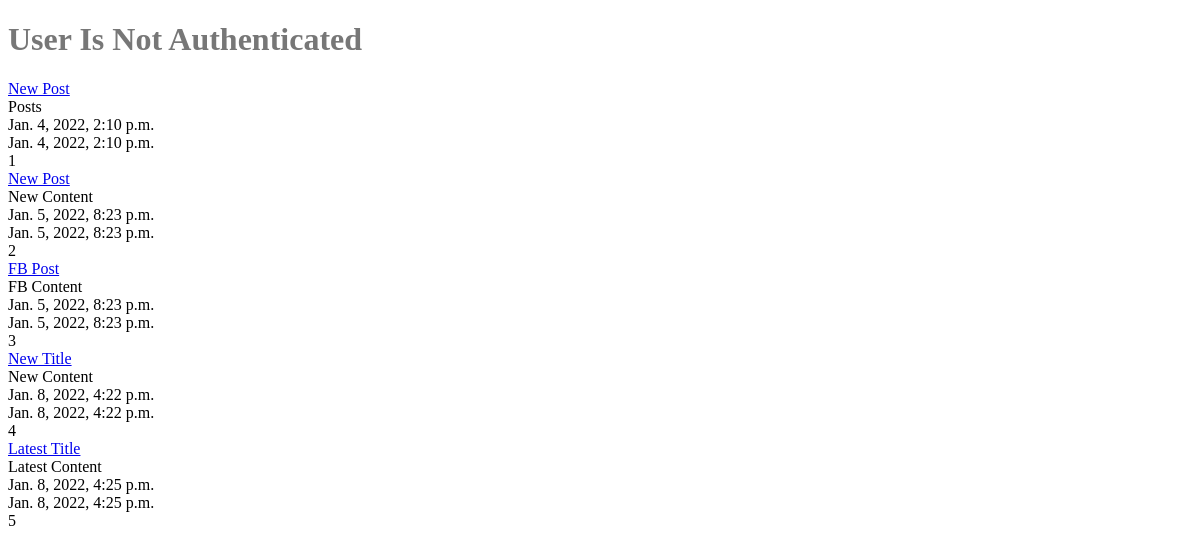
The app's page /posts/, older data.
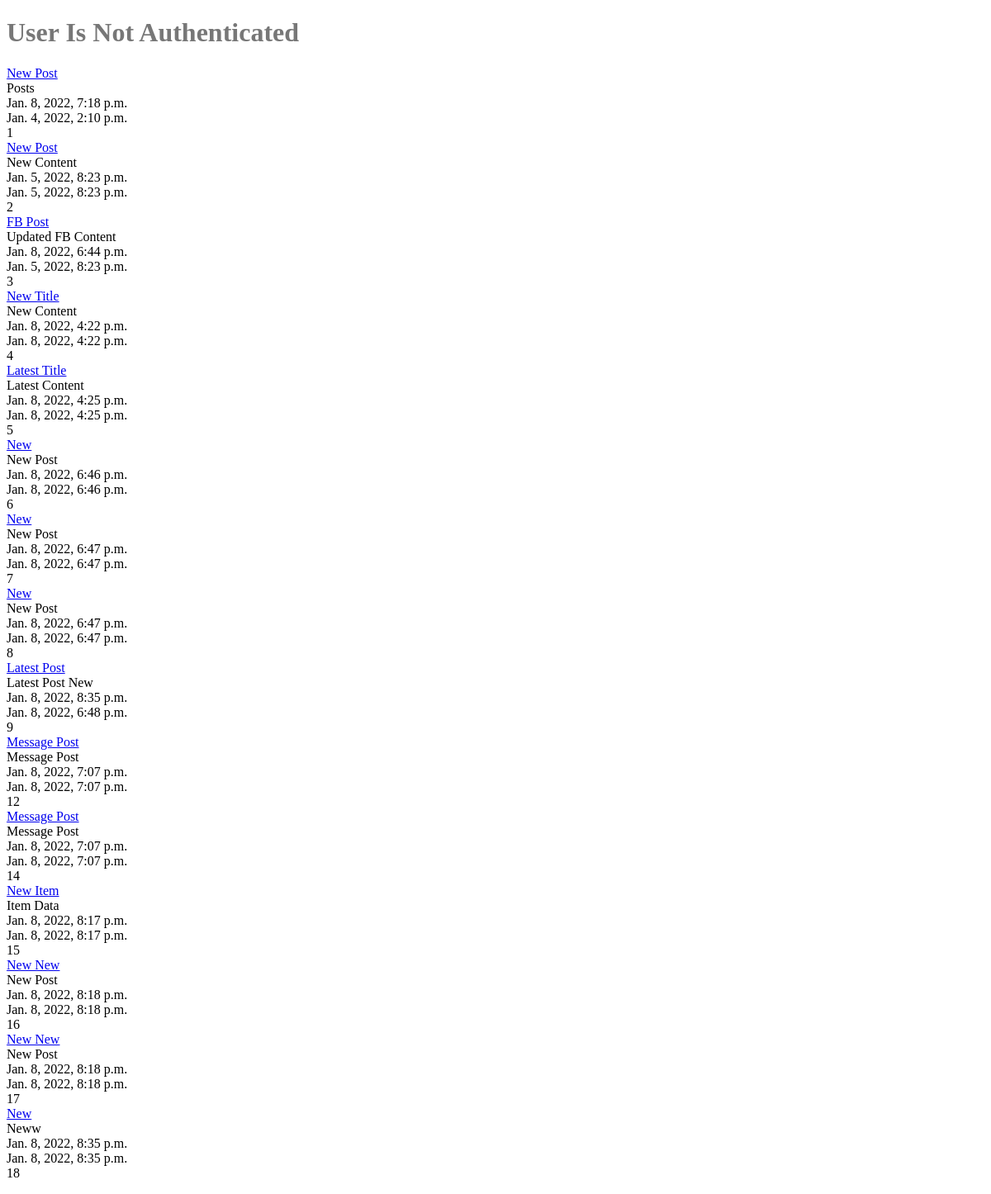
The same page, newer data.
### posts/models.py (models this page shows, shortened)
class Post(models.Model):
    title = models.CharField(max_length=100)
    content = models.TextField()
    updated = models.DateTimeField(auto_now=True,auto_now_add=False)
    timestamp = models.DateTimeField(auto_now=False,auto_now_add=True)

### posts/views.py (the view)
# urls.py: path(r'', views.post_list,name="list"),
def post_list(request):
    querySet = Post.objects.all()
    if request.user.is_authenticated:
        context = {
            "title" : "User Is Authenticated",
            "objects_list" : querySet
        }
    else:
        context = {
            "title" : "User Is Not Authenticated",
            "objects_list" : querySet
        }
    return render(request,"posts/post_list.html",context)

### posts/templates/posts/post_list.html
{% extends "posts/base.html" %}
{% block content %}
<h1>{{title}}</h1>
<p>{% for obj in objects_list %}
    <a href = "{% url 'posts:detail' id=obj.id %}">{{obj.title}}</a></br>
    {{obj.content}}</br>
    {{obj.updated}}</br>
    {{obj.timestamp}}</br>
    {{obj.id}}</br>
    {% endfor %}
</p>
{% endblock content %}

### posts/templates/posts/base.html (shortened to what this page needs)
{% load static %}
<!DOCTYPE html>
<html>
    <head>
        <link rel="stylesheet" href='{% static "css/base.css" %}'/>
    </head>
    <body>
        <div class="container">
        {% block content %}
        {% endblock content %}
        </div>
    </body>
</html>

### static/css/base.css (style rules this page uses)
h1 { color : #777 }

Row changes from the older to the newer data that the page shows:
changed Post "Posts": updated "Jan. 4, 2022, 2:10 p.m." → "Jan. 8, 2022, 7:18 p.m."
changed Post "FB Post": content "FB Content" → "Updated FB Content"; updated "Jan. 5, 2022, 8:23 p.m." → "Jan. 8, 2022, 6:44 p.m."
added Post: title "New", content "New Post", updated "Jan. 8, 2022, 6:46 p.m.", timestamp "Jan. 8, 2022, 6:46 p.m.", id "6"
added Post: title "New", content "New Post", updated "Jan. 8, 2022, 6:47 p.m.", timestamp "Jan. 8, 2022, 6:47 p.m.", id "7"
added Post: title "New", content "New Post", updated "Jan. 8, 2022, 6:47 p.m.", timestamp "Jan. 8, 2022, 6:47 p.m.", id "8"
added Post: title "Latest Post", content "Latest Post New", updated "Jan. 8, 2022, 8:35 p.m.", timestamp "Jan. 8, 2022, 6:48 p.m.", id "9"
added Post: title "Message Post", content "Message Post", updated "Jan. 8, 2022, 7:07 p.m.", timestamp "Jan. 8, 2022, 7:07 p.m.", id "12"
added Post: title "Message Post", content "Message Post", updated "Jan. 8, 2022, 7:07 p.m.", timestamp "Jan. 8, 2022, 7:07 p.m.", id "14"
added Post: title "New Item", content "Item Data", updated "Jan. 8, 2022, 8:17 p.m.", timestamp "Jan. 8, 2022, 8:17 p.m.", id "15"
added Post: title "New New", content "New Post", updated "Jan. 8, 2022, 8:18 p.m.", timestamp "Jan. 8, 2022, 8:18 p.m.", id "16"
added Post: title "New New", content "New Post", updated "Jan. 8, 2022, 8:18 p.m.", timestamp "Jan. 8, 2022, 8:18 p.m.", id "17"
added Post: title "New", content "Neww", updated "Jan. 8, 2022, 8:35 p.m.", timestamp "Jan. 8, 2022, 8:35 p.m.", id "18"
